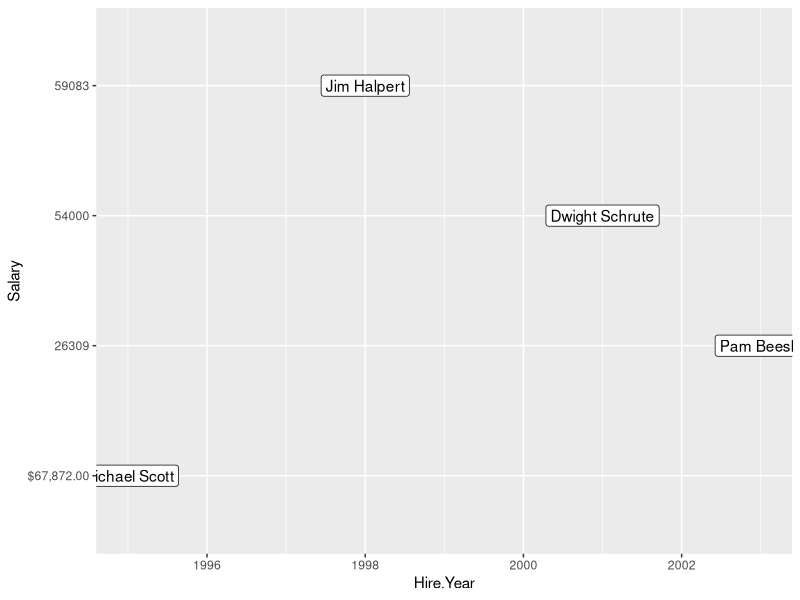

The R script that drew this image:
## ---- chunk 1
# Your pythagorean theorem code goes here

## ---- chunk 2
# This line reads in a tab-separated data file with a header naming the columns
salary <- read.table("02-data.tsv", sep = "\t", header = T)

# This code plots labels for each individual at location (x, y)
library(ggplot2)
ggplot(salary, aes(x = Hire.Year, y = Salary, label = Name)) + 
  geom_label()

# This displays the salary object
salary
## ---- chunk 3
# Your implementation code goes here

